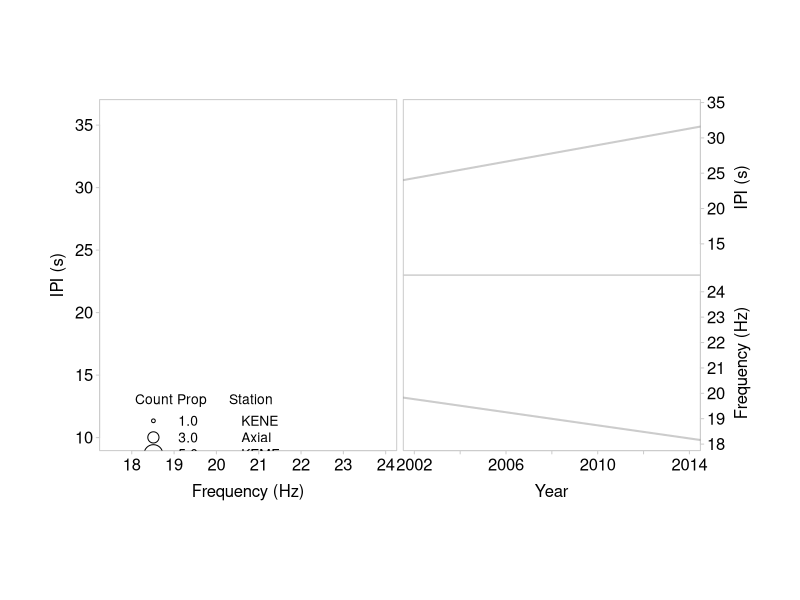

Write R code to recreate this figure.
# Create plots for Call patterns paper
#library(ggplot2)
library(scales)
library(viridis)


# Load call patterns CSV
setwd('~/Dropbox/Research/CODE/CountPatterns/fin-call-patterns/SEQ_CODE/EXPLORE_DATA/CALLPATTERNS_STATS/CALLPATTERNS_STATS/')
dat = read.csv("../../ALL_seq_summary.csv", header = TRUE)
locs = read.csv("../../stationlist.csv", header = TRUE)

# Set up station colors
cpal_sta = c("#44015460", "#3B528B60", "#21908C60", "#5DC86360", "#FDE72560")
#cpal_sta = viridis(5)

# Convert datevec to R date format
dat$datevec <- as.Date(dat$datevec, "%Y-%m-%d")
dat$month <- as.numeric(format(dat$datevec,'%m'))
dat$year <- as.numeric(format(dat$datevec,'%Y'))






#---------- Figure 5: 2 panels, Decadal F/IPI -----------

# Subset dataframe to include only Decadal analysis stations
decadedf = subset(dat,(station=='AX' | station=='KENE' | station=='KEMF') 
                  & peakcounts > 50)
# Further subset to include only notes in the low IPI/high freq group
decadedf_sub = subset(decadedf,(freq<21)&(ipi>22)) 
# Regression through decadal frequency
mod_f5_freq <- lm(freq~year, data=decadedf_sub)
mod_f5_ipi <- lm(ipi~year, data=decadedf_sub)

flims = c(17.5,24)
ipilims = c(10,36)

# Get legend point sizes
pcount_1 = decadedf$propcounts
pcount_2 = decadedf$peakcounts
count_mid = round(min(pcount_2)+(max(pcount_2)-min(pcount_2))/2)
count_min = min(pcount_2)
count_max = max(pcount_2)
pcount_mid = min(pcount_1)+(max(pcount_1)-min(pcount_1))/2
pcount_min = min(pcount_1)
pcount_max = max(pcount_1)

# Set up plot colors
hexcols = cpal_sta[decadedf$netvec]
rgbcols = col2rgb(hexcols)

pdf(file="CP_Fig05.pdf",width=10,height=7)
fig5 = layout(matrix(c(1,2,1,3),2,2,byrow = TRUE))
par(oma=c(5,2,2,2), mgp=c(1.4,.4,0), cex.axis=1.2, cex.lab=1.2)

# Panel 1
par(mar=c(4,4,4,0.2))
plot(decadedf$freq,decadedf$ipi,
     cex=decadedf$propcounts*.6,
     pch=16,
     col=cpal_sta[decadedf$netvec],axes=FALSE,
     xlim=flims,ylim=ipilims,
     xlab="",ylab="")
box(col="gray80")  
axis(1,col="gray80",tcl=-0.2)
axis(2,col="gray80",las=2,tcl=-0.2)
mtext("IPI (s)", side=2, line=2)
mtext("Frequency (Hz)", side=1, line=2)
legend(18,14,c('1.0','3.0','5.0'),
       lwd='NONE', title = 'Count Prop',
       bty='n',
       pt.cex=c(1,3,5)*.6,pch=1)
legend(20,14,c("KENE","Axial","KEMF"),bty='n',
       col = unique(cpal_sta[decadedf$netvec]),
       pch=16,title="Station")


# Panel 2
par(mar=c(0,0.2,4,4))
plot(decadedf$year,decadedf$ipi,
     cex=decadedf$propcounts*.6, axes=FALSE,
     pch=16,
     col=cpal_sta[decadedf$netvec],
     xlim=c(2002,2014))
box(col="gray80")
axis(4,col="gray80",las=2,tcl=-0.2)
abline(mod_f5_ipi,col=alpha("black",0.2),lw=2)
mtext("IPI (s)", side=4, line=2)

# Panel 3
par(mar=c(4,0.2,0,4))
plot(decadedf$year,decadedf$freq,
     cex=decadedf$propcounts*.6, axes=FALSE,
     pch=16,
     col=cpal_sta[decadedf$netvec],
     xlim=c(2002,2014),
     xlab="",ylab="")
box(col="gray80")
axis(4,col="gray80",las=2,tcl=-0.2)
axis(1,col="gray80",tcl=-0.2)
abline(mod_f5_freq,col=alpha("black",0.2),lw=2)
mtext("Frequency (Hz)", side=4, line=2)
mtext("Year", side=1, line=2)

dev.off()
